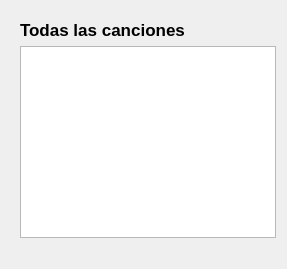
             <widget class="QWidget" name="all_songs_stack">
              <layout class="QGridLayout" name="gridLayout">
               <property name="leftMargin">
                <number>20</number>
               </property>
               <property name="topMargin">
                <number>20</number>
               </property>
               <item row="0" column="0">
                <widget class="QLabel" name="all_songs_label_stack">
                 <property name="font">
                  <font>
                   <pointsize>13</pointsize>
                   <bold>true</bold>
                  </font>
                 </property>
                 <property name="text">
                  <string>Todas las canciones</string>
                 </property>
                </widget>
               </item>
               <item row="1" column="0" colspan="2">
                <widget class="QListWidget" name="all_songs_list"/>
               </item>
               <item row="2" column="1" alignment="Qt::AlignRight">
                <widget class="QPushButton" name="cargar_canciones_button">
                 <property name="cursor">
                  <cursorShape>PointingHandCursor</cursorShape>
                 </property>
                 <property name="styleSheet">
                  <string notr="true">QPushButton {
	border: none;
	background: transparent;
}</string>
                 </property>
                 <property name="text">
                  <string/>
                 </property>
                 <property name="icon">
                  <iconset resource="recurses.qrc">
                   <normaloff>:/icons/icons/icons8-plus-64.png</normaloff>:/icons/icons/icons8-plus-64.png</iconset>
                 </property>
                 <property name="iconSize">
                  <size>
                   <width>40</width>
                   <height>40</height>
                  </size>
                 </property>
                </widget>
               </item>
              </layout>
             </widget>
